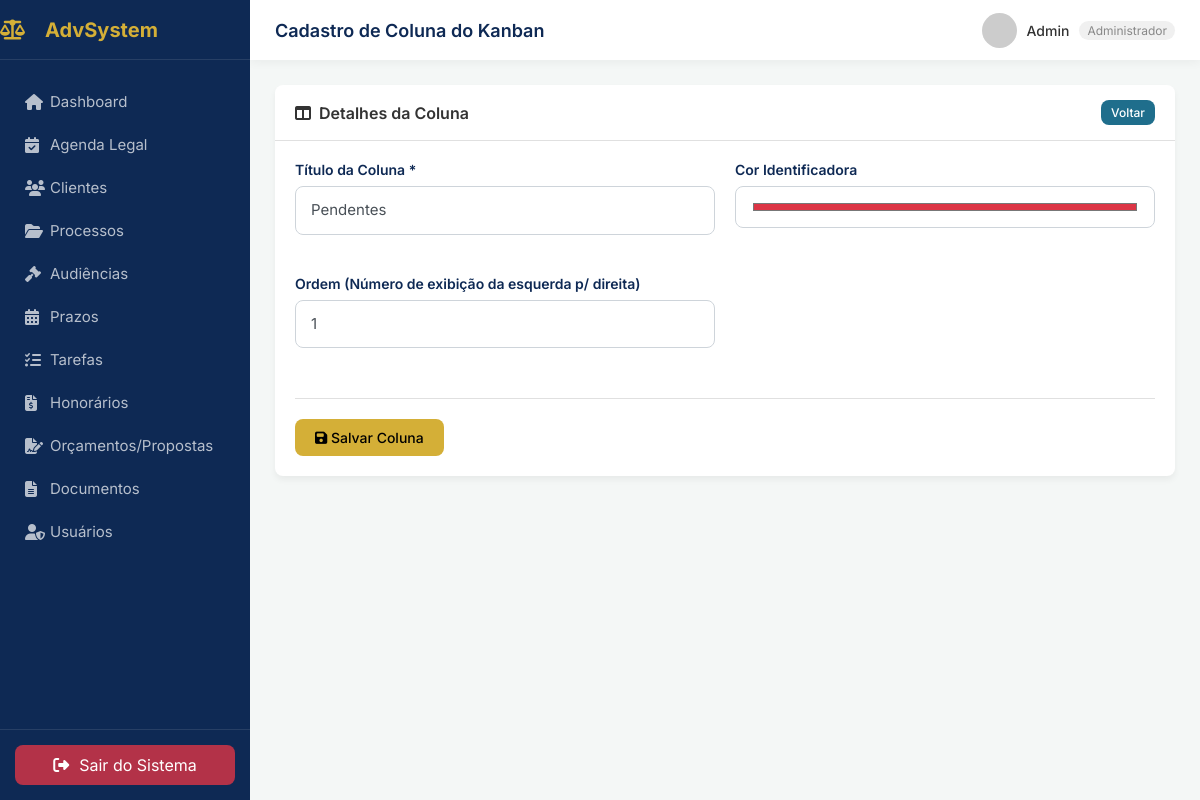
/pages/tarefas/quadro_form.php?id=1 (signed in), run on the app's committed database.
### tables this page shows
CREATE TABLE `kanban_colunas` (
  `id` int(11) NOT NULL AUTO_INCREMENT,
  `titulo` varchar(100) NOT NULL,
  `cor` varchar(20) DEFAULT '#1F6E8C',
  `ordem` int(11) DEFAULT 0,
  PRIMARY KEY (`id`)
);

### pages/tarefas/quadro_form.php (the view, shortened to what this page needs)
<?php
require_once __DIR__ . '/../../includes/header.php';
require_once __DIR__ . '/../../config/conexao.php';
$id = $_GET['id'] ?? null; $registro = null; $erro = ''; $sucesso = '';
if ($id) { $stmt = $pdo->prepare("SELECT * FROM kanban_colunas WHERE id = ?"); $stmt->execute([$id]); $registro = $stmt->fetch(); }
?>
<div class="panel">
    <div class="panel-header"><h3><i class="fas fa-columns"></i> Detalhes da Coluna</h3><a href="quadros.php" class="btn btn-sm btn-blue">Voltar</a></div>
    <div class="panel-body">
        <form action="quadro_form.php<?php echo $id ? "?id=$id" : ""; ?>" method="POST">
            <div class="form-grid">
                <div class="form-group">
                    <label>Título da Coluna *</label>
                    <input type="text" name="titulo" class="form-control" required value="<?php echo htmlspecialchars($registro['titulo'] ?? ''); ?>">
                </div>
                <div class="form-group">
                    <label>Cor Identificadora</label>
                    <input type="color" name="cor" class="form-control" style="height: 42px;" value="<?php echo htmlspecialchars($registro['cor'] ?? '#1F6E8C'); ?>">
                </div>
                <div class="form-group">
                    <label>Ordem (Número de exibição da esquerda p/ direita)</label>
                    <input type="number" name="ordem" class="form-control" value="<?php echo htmlspecialchars($registro['ordem'] ?? '1'); ?>">
                </div>
            </div>
            <div class="form-actions"><button type="submit" class="btn btn-primary"><i class="fas fa-save"></i> Salvar Coluna</button></div>
        </form>
    </div>
</div>
<?php require_once __DIR__ . '/../../includes/footer.php'; ?>

### assets/css/style.css (style rules this page uses)
:root { --primary-color: #0E2954; --primary-light: #1F6E8C; --secondary-color: #2E8A99; --gold-color: #D4AF37; --gold-light: #e6c55a; --bg-color: #F4F7F6; --card-bg: #FFFFFF; --text-color: #333333; --text-muted: #888888; --border-color: #E0E0E0; --success: #28a745; --danger: #dc3545; --warning: #ffc107; --info: #17a2b8; --sidebar-width: 250px; --header-height: 60px; --radius: 8px; --shadow: 0 4px 6px rgba(0,0,0,0.05); }
* { margin: 0; padding: 0; box-sizing: border-box; font-family: 'Inter', sans-serif; }
body { background-color: var(--bg-color); color: var(--text-color); overflow-x: hidden; }
a { text-decoration: none; color: var(--primary-light); }
.form-group { margin-bottom: 20px; }
.form-group label { display: block; margin-bottom: 8px; font-size: 14px; font-weight: 500; color: #555; }
.btn { display: inline-block; padding: 10px 20px; border-radius: var(--radius); font-size: 14px; font-weight: 500; cursor: pointer; text-align: center; border: none; transition: 0.3s; }
.btn-primary { background-color: var(--gold-color); color: #000; }
.btn-sm { padding: 5px 10px; font-size: 12px; }
.btn-blue { background-color: var(--primary-light); color: white; }
.panel { background-color: #fff; border-radius: var(--radius); box-shadow: var(--shadow); overflow: hidden; }
.panel-header { padding: 15px 20px; border-bottom: 1px solid var(--border-color); display: flex; justify-content: space-between; align-items: center; }
.panel-header h3 { font-size: 16px; font-weight: 600; display: flex; align-items: center; gap: 8px; }
.panel-body { padding: 20px; }
.form-grid { display: grid; grid-template-columns: repeat(auto-fit, minmax(280px, 1fr)); gap: 20px; align-items: start; }
.form-group label { display: block; margin-bottom: 8px; font-size: 14px; font-weight: 600; color: var(--primary-color); }
.form-control { display: block; width: 100%; padding: 12px 15px; font-size: 15px; font-weight: 400; line-height: 1.5; color: #495057; background-color: #fff; background-clip: padding-box; border: 1px solid #ced4da; border-radius: var(--radius); transition: border-color 0.2s ease-in-out, box-shadow 0.2s ease-in-out; }
.form-control::placeholder { color: #adb5bd; opacity: 1; }
.form-actions { margin-top: 30px; padding-top: 20px; border-top: 1px solid var(--border-color); display: flex; gap: 15px; }

### data on the page
kanban_colunas: titulo "Pendentes", cor "#dc3545", ordem "1"

### other printed values
$page_title "Cadastro de Coluna do Kanban"
$_SESSION['usuario_nome'] "Admin"
$_SESSION['usuario_perfil'] "Administrador"
